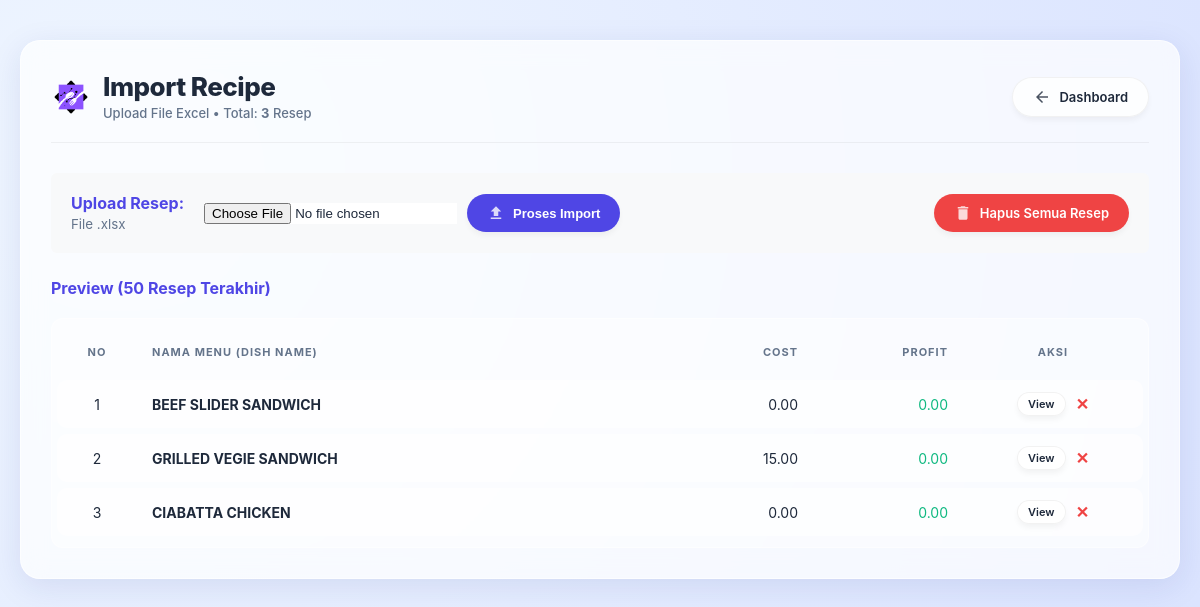
/import_recipe.php, run on the app's committed database.
### tables this page shows
CREATE TABLE recipe_headers (
        id INTEGER PRIMARY KEY AUTOINCREMENT,
        name_of_dish TEXT UNIQUE,
        portion_size REAL DEFAULT 1,
        portion_unit TEXT DEFAULT 'pax',
        selling_price_nett REAL DEFAULT 0,
        selling_price_plus_plus REAL DEFAULT 0,
        cost_per_portion REAL DEFAULT 0,
        nett_profit REAL DEFAULT 0,
        cost_percentage REAL,
        created_at DATETIME DEFAULT CURRENT_TIMESTAMP
    , variable_percent REAL DEFAULT 10);

### import_recipe.php (the view, shortened to what this page needs)
<?php
require 'db.php';
$recipes = $pdo->query("SELECT * FROM recipe_headers ORDER BY id DESC LIMIT 50")->fetchAll();
$total_recipes = $pdo->query("SELECT COUNT(*) FROM recipe_headers")->fetchColumn();
?>
<!DOCTYPE html>
<html lang="id">
<head>
    <link rel="stylesheet" href="style.css">
</head>
<body>
<div class="container">
    <div class="page-header">
        <div class="page-title">
            <div class="brand-wrapper">
                <img src="assets/app-logo.png" alt="Logo" class="app-logo">
                <div>
                    <h1>Import Recipe</h1>
                    <span>Upload File Excel • Total: <strong><?php echo number_format($total_recipes); ?></strong> Resep</span>
                </div>
            </div>
        </div>
        <a href="index.php" class="btn btn-secondary">
            <svg class="icon" viewBox="0 0 24 24"><path d="M20 11H7.83l5.59-5.59L12 4l-8 8 8 8 1.41-1.41L7.83 13H20v-2z"/></svg>
            Dashboard
        </a>
    </div>
    <div style="background: #f8f9fa; padding: 20px; border: 1px solid var(--border); border-radius: 6px; margin-bottom: 25px;">
        <div style="display:flex; justify-content:space-between; align-items:center;">
            <form method="post" enctype="multipart/form-data" style="display: flex; gap: 10px; align-items: center; flex:1;">
                <div style="margin-right:10px;">
                    <strong style="color:var(--primary);">Upload Resep:</strong><br>
                    <small style="color:var(--text-muted);">File .xlsx</small>
                </div>
                <input type="file" name="file" accept=".csv, .xlsx, .xls" required style="background:white; max-width:300px;">
                <button type="submit" name="upload" class="btn btn-primary">
                    <svg class="icon" viewBox="0 0 24 24"><path d="M9 16h6v-6h4l-7-7-7 7h4zm-4 2h14v2H5z"/></svg>
                    Proses Import
                </button>
            </form>
            <a href="import_recipe.php?action=reset_all" class="btn btn-danger"
               onclick="return confirm('PERINGATAN!\n\nAnda akan MENGHAPUS SEMUA DATA RESEP.\nMaster Item TIDAK akan terhapus.\n\nYakin?');">
               <svg class="icon" viewBox="0 0 24 24"><path d="M6 19c0 1.1.9 2 2 2h8c1.1 0 2-.9 2-2V7H6v12zM19 4h-3.5l-1-1h-5l-1 1H5v2h14V4z"/></svg>
               Hapus Semua Resep
            </a>
        </div>
    </div>
    <div style="margin-bottom:10px; display:flex; justify-content:space-between; align-items:end; border-bottom:1px solid var(--border); padding-bottom:10px;">
        <h3 style="margin:0; font-size:16px; color:var(--primary);">Preview (50 Resep Terakhir)</h3>
    </div>
    <div class="table-responsive">
        <table>
            <thead>
                <tr>
                    <th style="width:50px;" class="text-center">No</th>
                    <th>Nama Menu (Dish Name)</th>
                    <th style="width:120px;" class="text-right">Cost</th>
                    <th style="width:120px;" class="text-right">Profit</th>
                    <th style="width:150px;" class="text-center">Aksi</th>
                </tr>
            </thead>
            <tbody>
                <?php $no=1; foreach($recipes as $r): ?>
                <tr>
                    <td class="text-center text-muted"><?php echo $no++; ?></td>
                    <td>
                        <strong style="color:var(--text-main); font-size:14px;"><?php echo htmlspecialchars($r['name_of_dish']); ?></strong>
                    </td>
                    <td class="text-right font-mono">
                        <?php echo number_format($r['cost_per_portion'], 2); ?>
                    </td>
                    <td class="text-right font-mono text-bold" style="color: <?php echo ($r['nett_profit'] < 0) ? 'var(--danger)' : 'var(--success)'; ?>;">
                        <?php echo number_format($r['nett_profit'], 2); ?>
                    </td>
                    <td class="text-center">
                        <div style="display:flex; justify-content:center; gap:10px;">
                            <a href="detail.php?id=<?php echo $r['id']; ?>" class="btn btn-secondary" style="padding:4px 10px; font-size:11px;" target="_blank">View</a>
                            <a href="import_recipe.php?action=delete&id=<?php echo $r['id']; ?>"
                               onclick="return confirm('Hapus Resep ini?');"
                               style="color:var(--danger); text-decoration:none; font-weight:bold; font-size:16px; padding-top:2px;">
                               ✕
                            </a>
                        </div>
                    </td>
                </tr>
                <?php endforeach; ?>
            </tbody>
        </table>
    </div>
</div>
</body>
</html>

### style.css (style rules this page uses)
:root { --glass-bg: rgba(255, 255, 255, 0.7); --glass-border: 1px solid rgba(255, 255, 255, 0.6); --glass-shadow: 0 8px 32px 0 rgba(31, 38, 135, 0.1); --backdrop: blur(12px); --primary: #4f46e5; --primary-hover: #4338ca; --text-main: #1e293b; --text-muted: #64748b; --danger: #ef4444; --success: #10b981; --radius-l: 20px; --radius-m: 12px; --radius-s: 8px; }
body { background: linear-gradient(135deg, #fdfbfb 0%, #ebedee 100%); background: radial-gradient(circle at 10% 20%, rgb(239, 246, 255) 0%, rgb(219, 228, 255) 90%); font-family: 'Inter', 'Segoe UI', sans-serif; color: var(--text-main); margin: 0; padding: 40px 20px; min-height: 100vh; }
.container { max-width: 1300px; margin: 0 auto; background: var(--glass-bg); backdrop-filter: var(--backdrop); -webkit-backdrop-filter: var(--backdrop); border: var(--glass-border); box-shadow: var(--glass-shadow); border-radius: var(--radius-l); padding: 30px; }
.page-header { display: flex; justify-content: space-between; align-items: center; margin-bottom: 30px; border-bottom: 1px solid rgba(0,0,0,0.05); padding-bottom: 20px; }
.page-title h1 { margin: 0; font-size: 26px; font-weight: 800; color: var(--text-main); letter-spacing: -0.5px; }
.page-title span { font-size: 13px; color: var(--text-muted); font-weight: 500; }
.btn, .btn-icon, button { display: inline-flex; align-items: center; gap: 8px; padding: 10px 20px; font-size: 13px; font-weight: 600; border: none; border-radius: 50px; cursor: pointer; text-decoration: none; transition: all 0.3s ease; box-shadow: 0 4px 6px -1px rgba(0, 0, 0, 0.05); }
.btn-primary, .btn-save, .btn-search, .btn-upload { background: var(--primary); color: white; }
.btn-secondary, .btn-back { background: rgba(255,255,255,0.8); color: var(--text-main); border: 1px solid rgba(0,0,0,0.05); }
.btn-danger, .btn-reset { background: var(--danger); color: white; }
.table-responsive { background: rgba(255,255,255,0.4); border-radius: var(--radius-m); padding: 5px; border: 1px solid rgba(255,255,255,0.5); }
table { width: 100%; border-collapse: separate; border-spacing: 0 6px; margin-top: 0; }
th { padding: 15px; font-size: 11px; font-weight: 700; text-transform: uppercase; color: var(--text-muted); letter-spacing: 1px; border: none; text-align: left; }
td { background: rgba(255, 255, 255, 0.6); padding: 12px 15px; border: none; font-size: 14px; }
tr td:first-child { border-top-left-radius: 10px; border-bottom-left-radius: 10px; }
tr td:last-child { border-top-right-radius: 10px; border-bottom-right-radius: 10px; }
.icon { width: 18px; height: 18px; fill: currentColor; opacity: 0.8; }
.text-center { text-align: center; }
.text-right { text-align: right; }
.app-logo { height: 40px; width: auto; display: block; }
.brand-wrapper { display: flex; align-items: center; gap: 12px; }

### data on the page
recipe_headers: name_of_dish "BEEF SLIDER SANDWICH", cost_per_portion "0.00", nett_profit "0.00"
recipe_headers: name_of_dish "GRILLED VEGIE SANDWICH", cost_per_portion "15.00", nett_profit "0.00"
recipe_headers: name_of_dish "CIABATTA CHICKEN", cost_per_portion "0.00", nett_profit "0.00"

### other printed values
$total_recipes "3"
